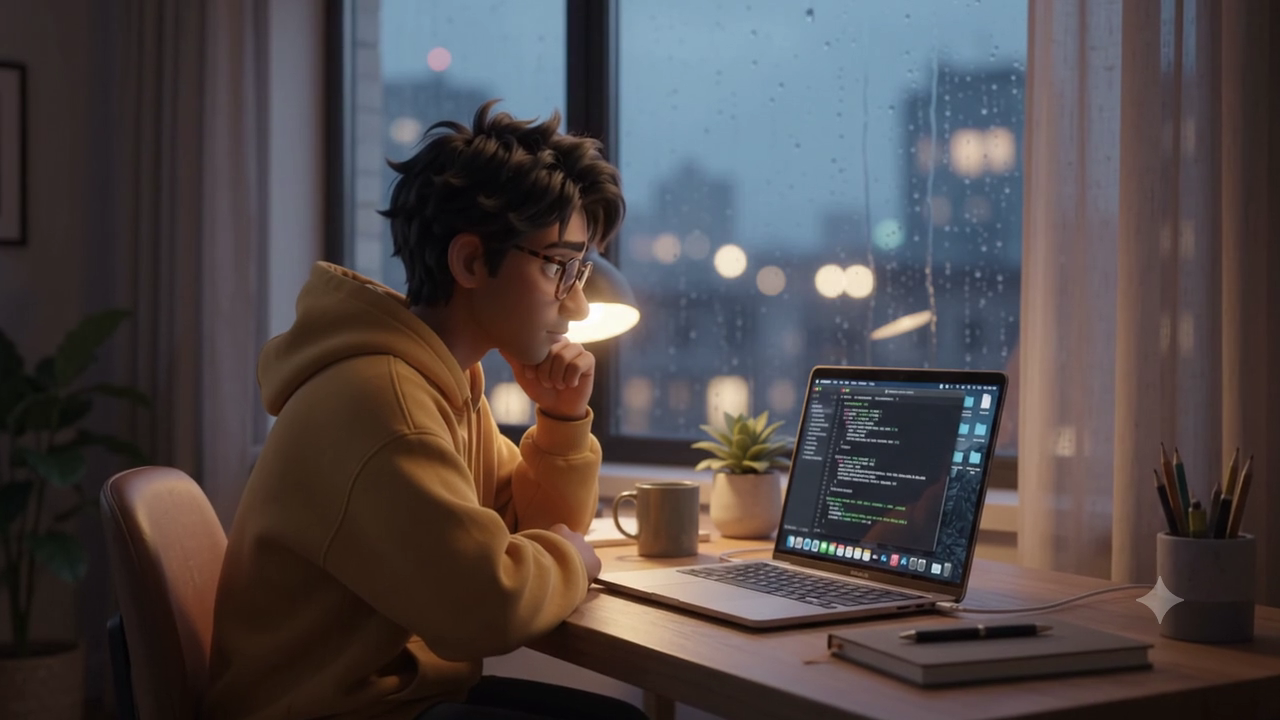
#> input picture film/from-gemini/S01-frame.png, 1280 x 720 px
$ python -i make_film.py   (imports and definitions only)
#> lines starting #> are read from the running program, lines starting #| are printed output that depends on the picture
#!/usr/bin/env python3
"""Makes the Mochi & Patch short film from film.json.

character sheets -> one keyframe per shot -> a Veo 3.1 clip per shot -> the finished cut

Without an API key, `kit` writes a page of copy-ready prompts for the Gemini app and
Flow; save what they make into from-gemini/ (S01.mp4, S12-frame.png, ...) and run
`assemble`, which needs no key.

Run from this folder with its environment:
  .venv/bin/python make_film.py kit                        prompt kit page in out/kit/
  .venv/bin/python make_film.py models                     models your key can use
  .venv/bin/python make_film.py script                     write SCRIPT.md from film.json
  .venv/bin/python make_film.py sheets    [--only mochi]   3D character sheets from the app art
  .venv/bin/python make_film.py keyframes [--only S01,S02] a still for each shot (first frame of the clip)
  .venv/bin/python make_film.py clips     [--only S03] [--quality fast|standard]
  .venv/bin/python make_film.py pick keyframe:S01 keyframes/S01-t2.png
  .venv/bin/python make_film.py assemble  [--quality fast|standard] [--music track.mp3]
  .venv/bin/python make_film.py spend

Every generation is a new take (S01-t1, S01-t2, ...). The latest take is used unless
picks.json names another one. The API key comes from $GEMINI_API_KEY or the Keychain
item "gemini-api-key" and is never printed or saved. Each paid call is logged in
spend.json, and a batch is refused if its estimate would pass budget_usd in film.json.
"""

import argparse
import datetime
import json
import os
import re
import subprocess
import sys
import threading
import time
from concurrent.futures import ThreadPoolExecutor, as_completed
from pathlib import Path

ROOT = Path(__file__).resolve().parent
# [1 line that did not run here, left out]
SPEND = ROOT / "spend.json"
PICKS = ROOT / "picks.json"
MIME = {".png": "image/png", ".jpg": "image/jpeg", ".jpeg": "image/jpeg", ".webp": "image/webp"}
FONT = "/System/Library/Fonts/SFNSRounded.ttf"
# The Gemini app reads the film words in these prompts as a request for a video unless told otherwise.
STILL = "Create ONE STILL IMAGE (a single picture, NOT a video, no animation).\n\n"
LOUDNESS_TARGET = -16  # LUFS, a usual level for video shared online
_lock = threading.Lock()
_client = None


# Key, client, bookkeeping

# [17 lines left out: functions api_key, client, not called in this run]


def load(path, default):
    return json.loads(path.read_text()) if path.exists() else default


def spent():
    return sum(entry["usd"] for entry in load(SPEND, []))


# [65 lines left out: functions check_budget, log_spend, takes, next_take, chosen, newest and 1 more, not called in this run]


# Prompts

def character(name):
    return FILM["characters"][name]


# [44 lines left out: functions sheet_prompt, keyframe_prompt, clip_prompt, voices_note, gemini_clip_prompt, not called in this run]


# Generation

def image_part(path):
    from google.genai import types
    return types.Part.from_bytes(data=path.read_bytes(), mime_type=MIME[path.suffix.lower()])


# [44 lines left out: functions generate_image, generate_clip, not called in this run]


def selected(items, only):
    wanted = set(only.split(",")) if only else None
    return [item for item in items if wanted is None or item in wanted]


# [112 lines left out: functions cmd_sheets, cmd_keyframes, cmd_clips, cmd_script, cmd_kit, cmd_pick and 2 more, not called in this run]


# Assembly

def ffmpeg(*args):
    subprocess.run(["ffmpeg", "-hide_banner", "-loglevel", "error", "-y", *map(str, args)], check=True)


# [25 lines left out: functions probe, loudness, normalize, not called in this run]


def end_card(background, out_png):
#> called with background = 'from-gemini/S01-frame.png', out_png = 'out.png'
    from PIL import Image, ImageDraw, ImageEnhance, ImageFilter, ImageFont
    image = (Image.open(background).convert("RGB").resize((1920, 1080)) if background
             else Image.new("RGB", (1920, 1080), (251, 244, 236)))
    image = ImageEnhance.Brightness(image.filter(ImageFilter.GaussianBlur(22))).enhance(0.42)
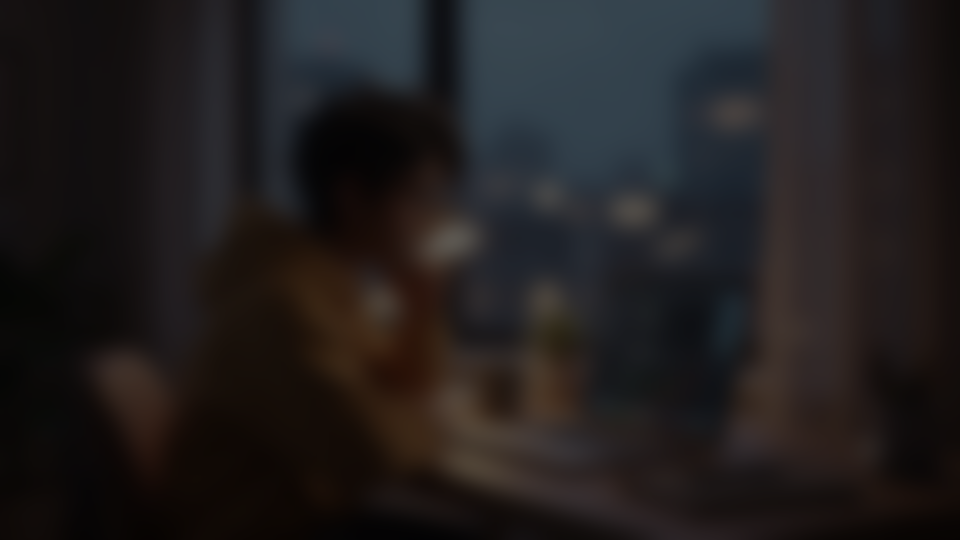
#> image: PIL image 1920x1080 RGB (shown at 1/2 size); mean R, G, B 33.1, 29.8, 30.1
    draw = ImageDraw.Draw(image)
#> (the run stopped early here; a loop or call above may not have finished)

$ run again, on film/reference/crops/S02-frame.png .png
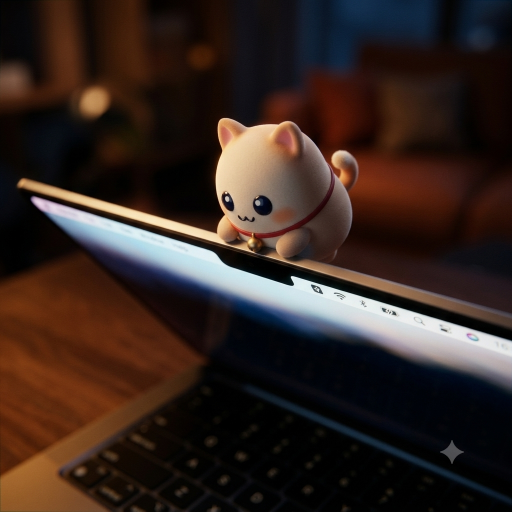
#> input picture film/reference/crops/S02-frame.png .png, 1024 x 1024 px (shown at 1/2 size)
#> in end_card, `image = (Image.open(background).convert("RGB").resize((1920, 1080)) if..`:
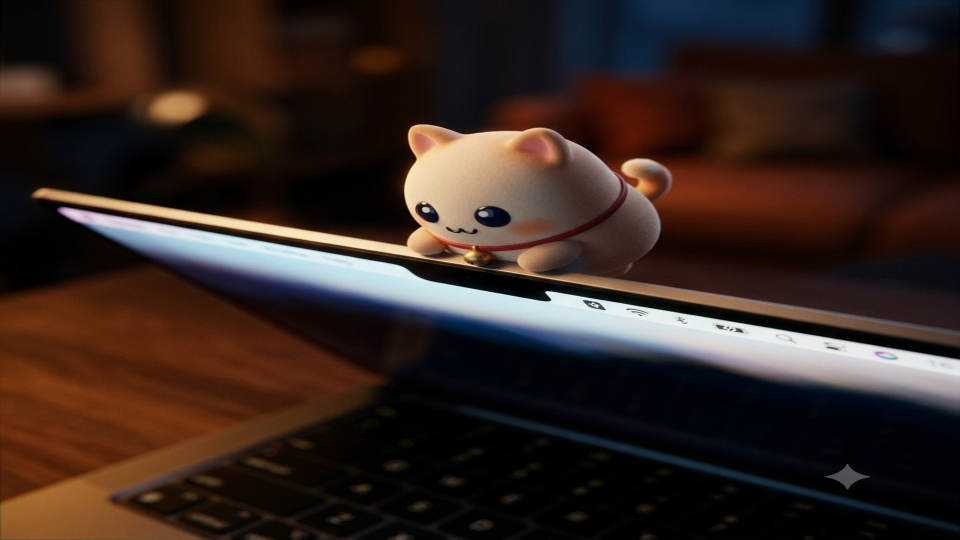
#> image: PIL image 1920x1080 RGB (shown at 1/2 size); mean R, G, B 53, 38.2, 32.5
#> in end_card, `image = ImageEnhance.Brightness(image.filter(ImageFilter.GaussianBlur(..`:
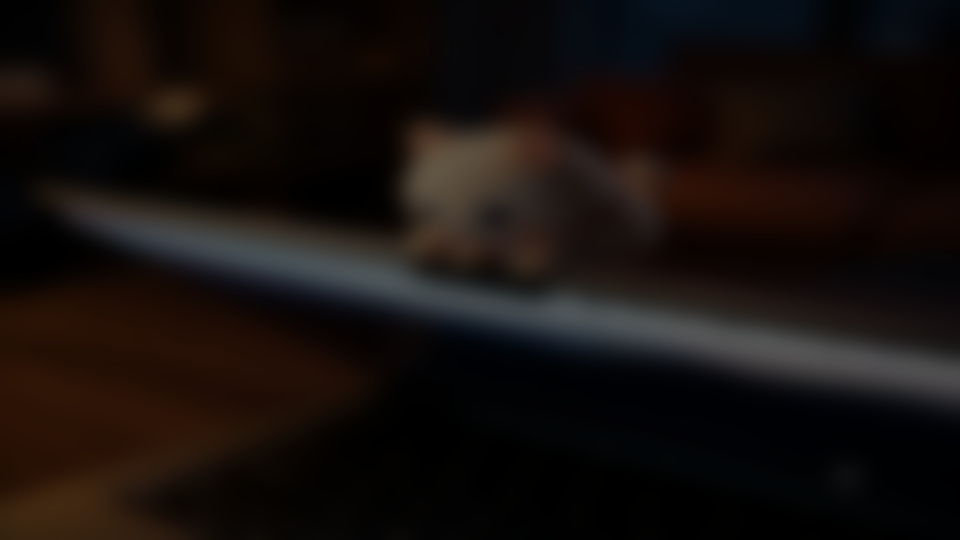
#> image: PIL image 1920x1080 RGB (shown at 1/2 size); mean R, G, B 21.7, 15.5, 13.2

$ run again, on film/reference/crops/S03-frame.png
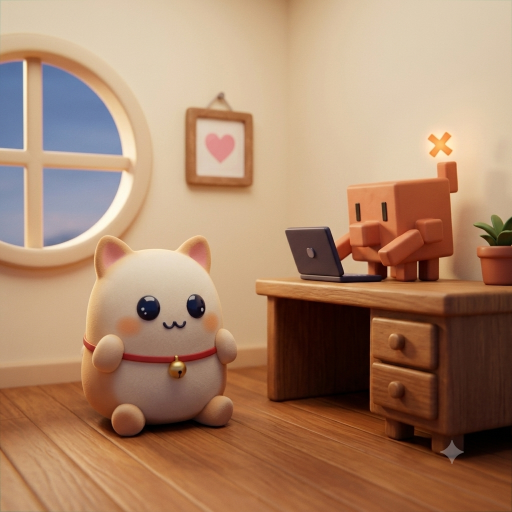
#> input picture film/reference/crops/S03-frame.png, 1024 x 1024 px (shown at 1/2 size)
#> in end_card, `image = (Image.open(background).convert("RGB").resize((1920, 1080)) if..`:
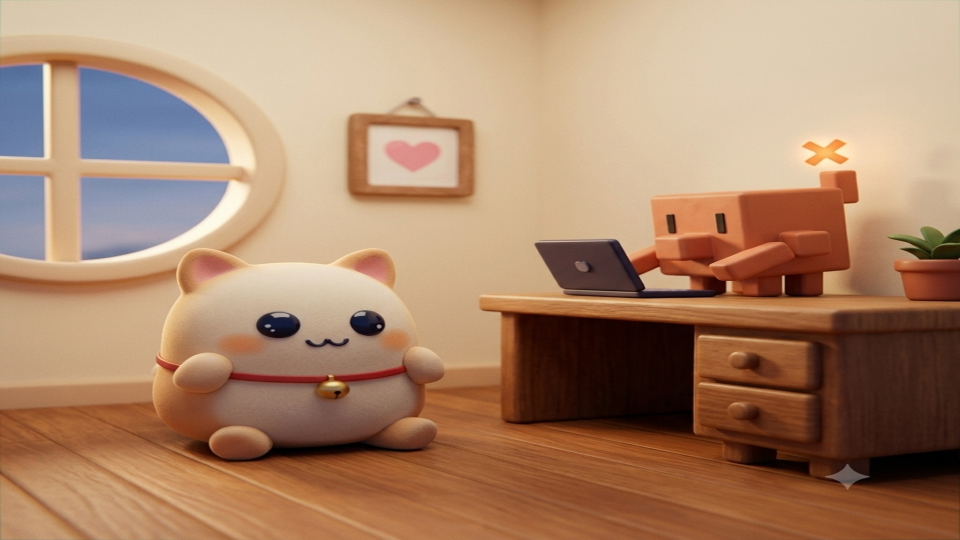
#> image: PIL image 1920x1080 RGB (shown at 1/2 size); mean R, G, B 170.9, 134.2, 106.7
#> in end_card, `image = ImageEnhance.Brightness(image.filter(ImageFilter.GaussianBlur(..`:
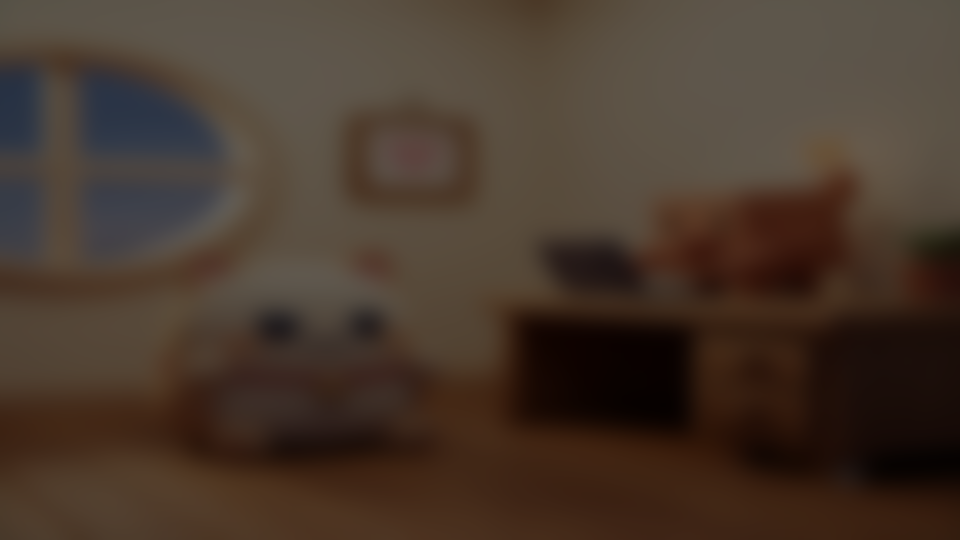
#> image: PIL image 1920x1080 RGB (shown at 1/2 size); mean R, G, B 71.3, 55.8, 44.3
